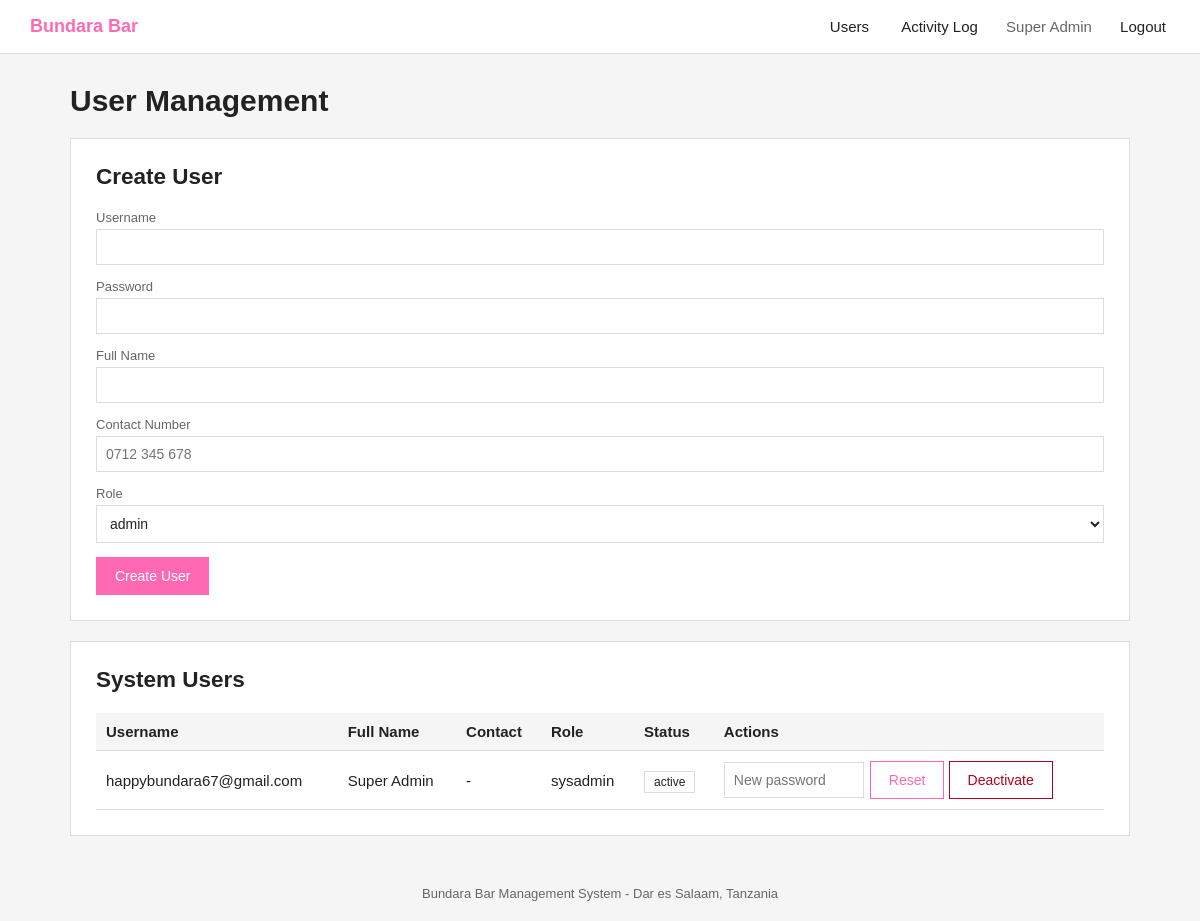
Before: /sysadmin/users.php (signed in) with the older database file.
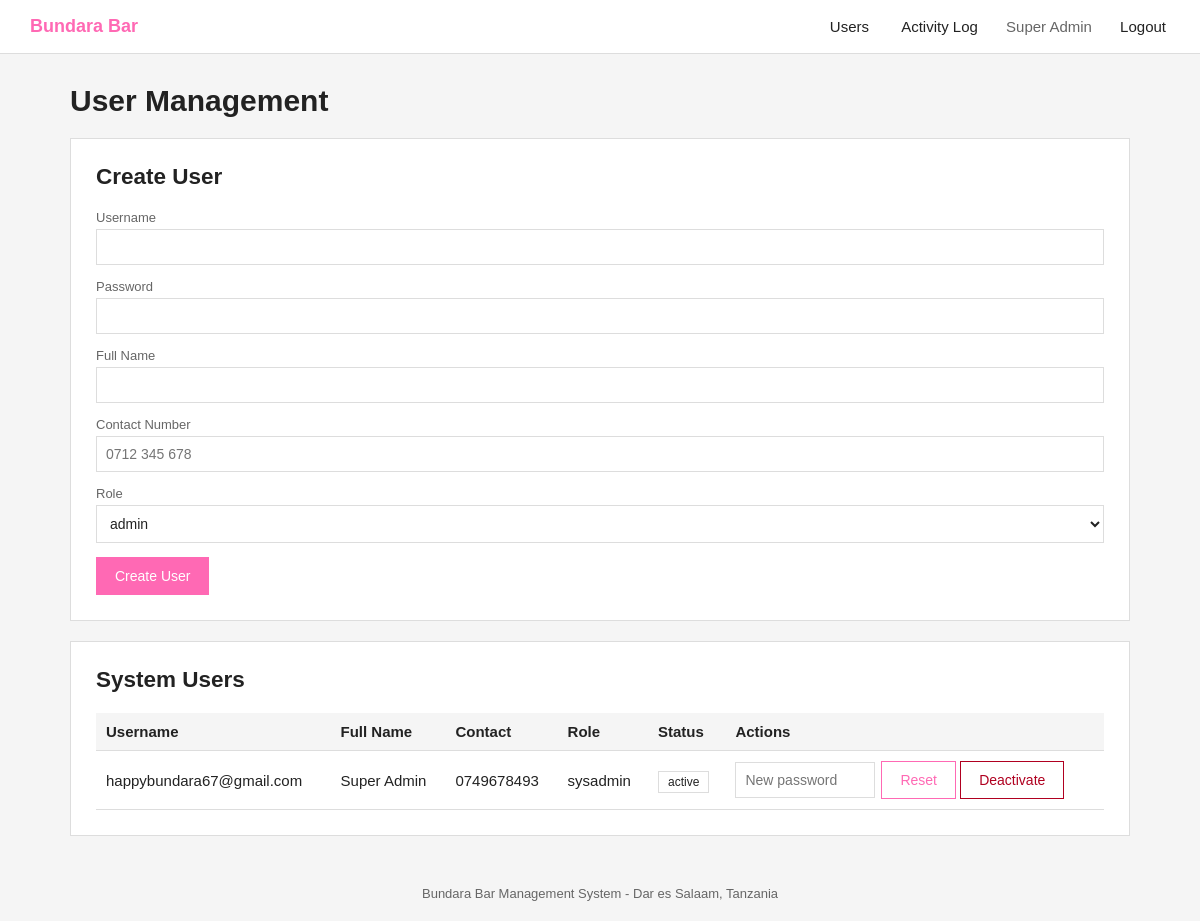
After: the same page with the newer database file.
### tables this page shows
CREATE TABLE users (
    id INT AUTO_INCREMENT PRIMARY KEY,
    username VARCHAR(50) NOT NULL UNIQUE,
    password_hash VARCHAR(255) NOT NULL,
    full_name VARCHAR(100) NOT NULL,
    contact_encrypted TEXT,
    role_id INT NOT NULL,
    status ENUM('active', 'inactive') NOT NULL DEFAULT 'active',
    created_at DATETIME NOT NULL,
    FOREIGN KEY (role_id) REFERENCES roles(id)
);

CREATE TABLE roles (
    id INT AUTO_INCREMENT PRIMARY KEY,
    role_name VARCHAR(50) NOT NULL UNIQUE
);

### includes/functions.php (called while the page is built, shortened)
<?php
function e(?string $value): string
{
    return htmlspecialchars($value ?? '', ENT_QUOTES, 'UTF-8');
}

### config/Database.php (called while the page is built)
<?php
class Database
{
    private static ?Database $instance = null;
    private PDO $connection;
    private function __construct()
    {
        try {
            $this->connection = new PDO(
                'mysql:host=' . DB_HOST . ';dbname=' . DB_NAME . ';charset=utf8mb4',
                DB_USER,
                DB_PASS,
                [
                    PDO::ATTR_ERRMODE => PDO::ERRMODE_EXCEPTION,
                    PDO::ATTR_DEFAULT_FETCH_MODE => PDO::FETCH_ASSOC,
                    PDO::ATTR_EMULATE_PREPARES => false,
                ]
            );
        } catch (PDOException $e) {
            die('Database connection failed: ' . $e->getMessage());
        }
    }
    public static function getInstance(): Database
    {
        if (self::$instance === null) {
            self::$instance = new self();
        }
        return self::$instance;
    }
    public function getConnection(): PDO
    {
        return $this->connection;
    }
}

### classes/User.php (called while the page is built, shortened)
<?php
require_once __DIR__ . '/../config/Database.php';
require_once __DIR__ . '/Security.php';
class User
{
    private PDO $db;
    public function __construct()
    {
        $this->db = Database::getInstance()->getConnection();
    }
    public function getAll(): array
    {
        $stmt = $this->db->query(
            'SELECT u.id, u.username, u.full_name, u.contact_encrypted, r.role_name, u.status, u.created_at
             FROM users u
             JOIN roles r ON u.role_id = r.id
             ORDER BY u.created_at DESC'
        );
        $users = $stmt->fetchAll();
        return $users;
    }
    public function getRoles(): array
    {
        $stmt = $this->db->query('SELECT * FROM roles ORDER BY id');
        return $stmt->fetchAll();
    }
}

### classes/Security.php (called while the page is built, shortened)
<?php
class Security
{
    private static function getKey(): string
    {
        return hash('sha256', ENCRYPTION_KEY, true);
    }
    public static function decrypt(?string $cipherText): ?string
    {
        if ($cipherText === null || $cipherText === '') {
            return null;
        }
        $raw = base64_decode($cipherText);
        $ivLength = openssl_cipher_iv_length(self::CIPHER);
        $iv = substr($raw, 0, $ivLength);
        $encrypted = substr($raw, $ivLength);
        $result = openssl_decrypt($encrypted, self::CIPHER, self::getKey(), OPENSSL_RAW_DATA, $iv);
        return $result === false ? null : $result;
    }
}

### sysadmin/users.php (the view, shortened to what this page needs)
<?php
require_once __DIR__ . '/../includes/functions.php';
require_once __DIR__ . '/../classes/User.php';
$userModel = new User();
$users = $userModel->getAll();
$roles = $userModel->getRoles();
require_once __DIR__ . '/../includes/header.php';
?>
<h1 class="page-title">User Management</h1>
<div class="card">
    <h2 class="page-title">Create User</h2>
    <form action="<?= BASE_URL ?>/sysadmin/process_users.php" method="POST">
        <label for="username">Username</label>
        <input type="text" id="username" name="username" required>
        <label for="password">Password</label>
        <input type="password" id="password" name="password" required>
        <label for="full_name">Full Name</label>
        <input type="text" id="full_name" name="full_name" required>
        <label for="contact">Contact Number</label>
        <input type="text" id="contact" name="contact" placeholder="0712 345 678">
        <label for="role_id">Role</label>
        <select id="role_id" name="role_id" required>
            <?php foreach ($roles as $role): ?>
                <option value="<?= (int) $role['id'] ?>"><?= e($role['role_name']) ?></option>
            <?php endforeach; ?>
        </select>
        <button type="submit" class="btn-primary">Create User</button>
    </form>
</div>
<div class="card">
    <h2 class="page-title">System Users</h2>
    <table>
        <tr>
            <th>Username</th>
            <th>Full Name</th>
            <th>Contact</th>
            <th>Role</th>
            <th>Status</th>
            <th>Actions</th>
        </tr>
        <?php foreach ($users as $user): ?>
            <tr>
                <td><?= e($user['username']) ?></td>
                <td><?= e($user['full_name']) ?></td>
                <td><?= e($user['contact'] ?? '-') ?></td>
                <td><?= e($user['role_name']) ?></td>
                <td><span class="badge"><?= e($user['status']) ?></span></td>
                <td class="actions">
                    <form action="<?= BASE_URL ?>/sysadmin/process_users.php" method="POST" style="display:inline-flex; gap:6px; align-items:center;">
                        <input type="password" name="new_password" placeholder="New password" required style="width:140px; margin-bottom:0;">
                        <button type="submit" class="btn">Reset</button>
                    </form>
                    <form action="<?= BASE_URL ?>/sysadmin/process_users.php" method="POST" onsubmit="return confirm('Deactivate this user?');">
                        <button type="submit" class="btn-danger">Deactivate</button>
                    </form>
                </td>
            </tr>
        <?php endforeach; ?>
    </table>
</div>
<?php require_once __DIR__ . '/../includes/footer.php'; ?>

### includes/header.php (shortened to what this page needs)
<!DOCTYPE html>
<html lang="en">
<head>
<link rel="stylesheet" href="<?= BASE_URL ?>/assets/css/style.css">
</head>
<body>
<nav class="navbar">
    <div class="brand">Bundara Bar</div>
    <div class="nav-links">
        <?php if (($_SESSION['role'] ?? '') === 'admin'): ?>
            <a href="<?= BASE_URL ?>/admin/dashboard.php">Dashboard</a>
            <a href="<?= BASE_URL ?>/admin/inventory.php">Inventory</a>
            <a href="<?= BASE_URL ?>/admin/sales_report.php">Sales Report</a>
            <a href="<?= BASE_URL ?>/cashier/pos.php">New Order</a>
        <?php elseif (($_SESSION['role'] ?? '') === 'cashier'): ?>
            <a href="<?= BASE_URL ?>/cashier/pos.php">New Order</a>
        <?php elseif (($_SESSION['role'] ?? '') === 'sysadmin'): ?>
            <a href="<?= BASE_URL ?>/sysadmin/users.php">Users</a>
            <a href="<?= BASE_URL ?>/sysadmin/activity_log.php">Activity Log</a>
        <?php endif; ?>
        <span class="nav-user"><?= e($_SESSION['full_name'] ?? '') ?></span>
        <a href="<?= BASE_URL ?>/auth/logout.php">Logout</a>
    </div>
</nav>
<main>

### includes/footer.php
</main>
<footer class="footer">
    <span><?= APP_NAME ?> - Dar es Salaam, Tanzania</span>
</footer>
</body>
</html>

### assets/css/style.css (style rules this page uses)
:root { --bg: #ffffff; --bg-alt: #f5f5f5; --text: #222222; --text-light: #666666; --border: #dddddd; --pink: #FF69B4; }
* { box-sizing: border-box; }
body { margin: 0; padding: 0; font-family: Arial, Helvetica, sans-serif; background-color: var(--bg-alt); color: var(--text); font-size: 15px; }
a { text-decoration: none; color: var(--text); }
.navbar { display: flex; justify-content: space-between; align-items: center; background-color: var(--bg); border-bottom: 1px solid var(--border); padding: 16px 30px; }
.navbar .brand { font-weight: bold; font-size: 18px; color: var(--pink); }
.nav-links a { margin-left: 20px; padding: 6px 4px; color: var(--text); }
.nav-user { margin-left: 20px; color: var(--text-light); }
main { max-width: 1100px; margin: 30px auto; padding: 0 20px; }
.container, .card { background-color: var(--bg); border: 1px solid var(--border); padding: 25px; margin-bottom: 20px; }
.page-title { margin-top: 0; margin-bottom: 20px; }
table { width: 100%; border-collapse: collapse; margin-top: 10px; }
th, td { text-align: left; padding: 10px; border-bottom: 1px solid var(--border); }
th { background-color: var(--bg-alt); font-weight: bold; }
button, .btn { background-color: var(--bg); border: 1px solid var(--pink); color: var(--pink); padding: 10px 18px; font-size: 14px; cursor: pointer; transition: all 0.2s ease; }
.btn-primary { background-color: var(--pink); color: var(--bg); border-color: var(--pink); }
.btn-danger { color: #b00020; border-color: #b00020; }
label { display: block; font-size: 13px; color: var(--text-light); margin-bottom: 4px; }
input, select { width: 100%; padding: 9px; border: 1px solid var(--border); margin-bottom: 14px; font-size: 14px; background-color: var(--bg); color: var(--text); }
.badge { padding: 3px 9px; font-size: 12px; border: 1px solid var(--border); }
.actions form { display: inline; }
.footer { text-align: center; color: var(--text-light); font-size: 13px; padding: 20px 0; }

Changed rows visible on the page:
changed users "happybundara67@gmail.com": contact "-" → "0749678493"
